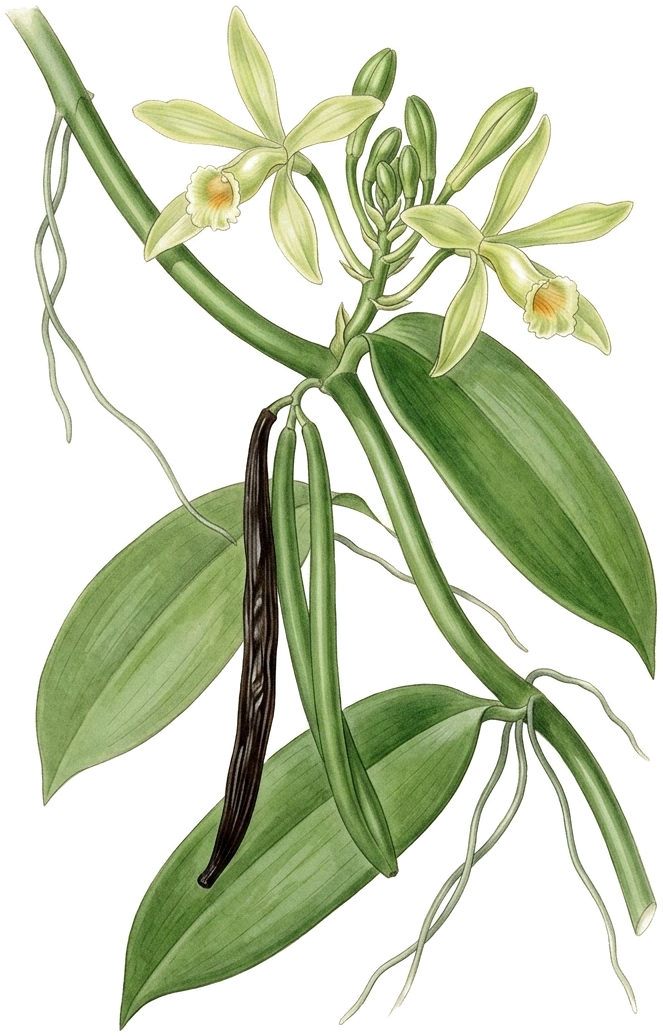
#> input picture vanilla-shop/plates/generated/gen1-watercolour.png, 663 x 1036 px, given in place of v6-vine.png, which was not available
$ python wrap.py
#> lines starting #> are read from the running program, lines starting #| are printed output that depends on the picture; pictures that were not available may be replaced by others from this repository, and a replacement may not be noted
# Soap wrap after real wrapped-bar packaging: the paper is an all-over pattern of our own vanilla vine painting
# (the tea-box art), toned into each soap's colours with grain; the type lives on a calm cream band.
import numpy as np, random
from PIL import Image, ImageFilter
G='/home/user/PersonalEventPlanner305App/vanilla-shop/plates/generated/'
O='/tmp/claude-0/-home-user-PersonalEventPlanner305App/0712b206-ea71-562e-9a83-45f8f096455f/scratchpad/soap/b2/'
SRC=['v6-vine.png','v7-vine-upright.png','v6-sprig.png','v7-vine-upright-b.png','v8-crop-vine-trail.png']
RAMP={'vanilla':('#5C3410','#C98A2E','#F6DFAE','#F1DDB5'),'rosette':('#5E1429','#C9607C','#F8D6DE','#F2D3D9'),
      'ebony':('#25201D','#6E625A','#D9CDBF','#E8E1D6'),'aloe':('#163A1E','#5E9A66','#DDEDCB','#DAE8C7')}
def hx(c): return np.array([int(c[i:i+2],16) for i in (1,3,5)],np.float32)
def tone(im,dk,md,lt):
    a=np.asarray(im).astype(np.float32); L=(0.3*a[...,0]+0.59*a[...,1]+0.11*a[...,2])/255
    L=np.clip((L-0.12)/0.8,0,1)
    c=np.where(L[...,None]<0.5, hx(dk)+(hx(md)-hx(dk))*(L[...,None]/0.5), hx(md)+(hx(lt)-hx(md))*((L[...,None]-0.5)/0.5))
    return Image.fromarray(np.dstack([c,a[...,3]]).clip(0,255).astype(np.uint8),'RGBA')
def wrap(k,W=150,H=95,K=12,seed=4):
#> called with k = 'vanilla', W = 150, H = 95, K = 12, seed = 4
    dk,md,lt,gr=RAMP[k]; w,h=W*K,H*K
    base=Image.new('RGBA',(w,h),tuple(int(v) for v in hx(gr))+(255,))
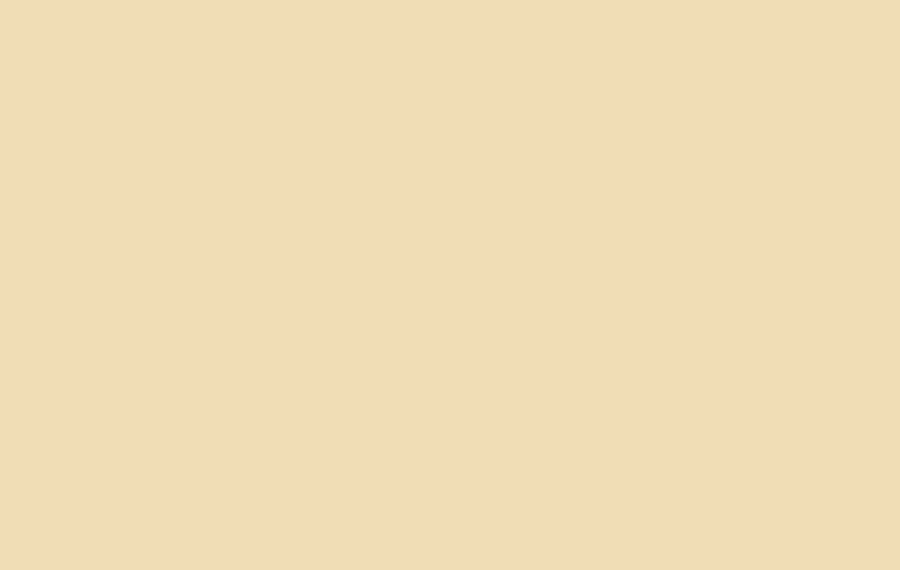
#> base: PIL image 1800x1140 RGBA (shown at 1/2 size); mean R, G, B, A 241, 221, 181, 255
    rnd=random.Random(seed)
    srcs=[tone(Image.open(G+f).convert('RGBA'),dk,md,lt) for f in SRC]
#> in tone, `L = (0.3 * a[..., 0] + 0.59 * a[..., 1] + 0.11 * a[..., 2]) / 255`:
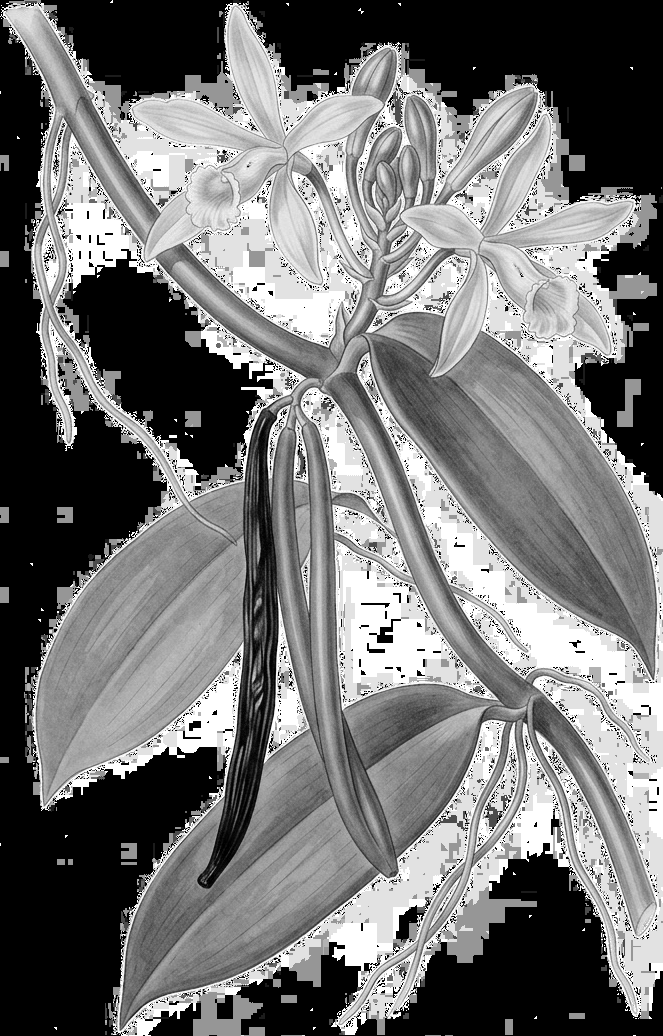
#> L: shape (1036, 663) float32; min 0, max 1, mean 0.46
#> in tone, `c=np.where(L[...,None]<0.5, hx(dk)+(hx(md)-hx(dk))*(L[...,None]/0.5), ..`:
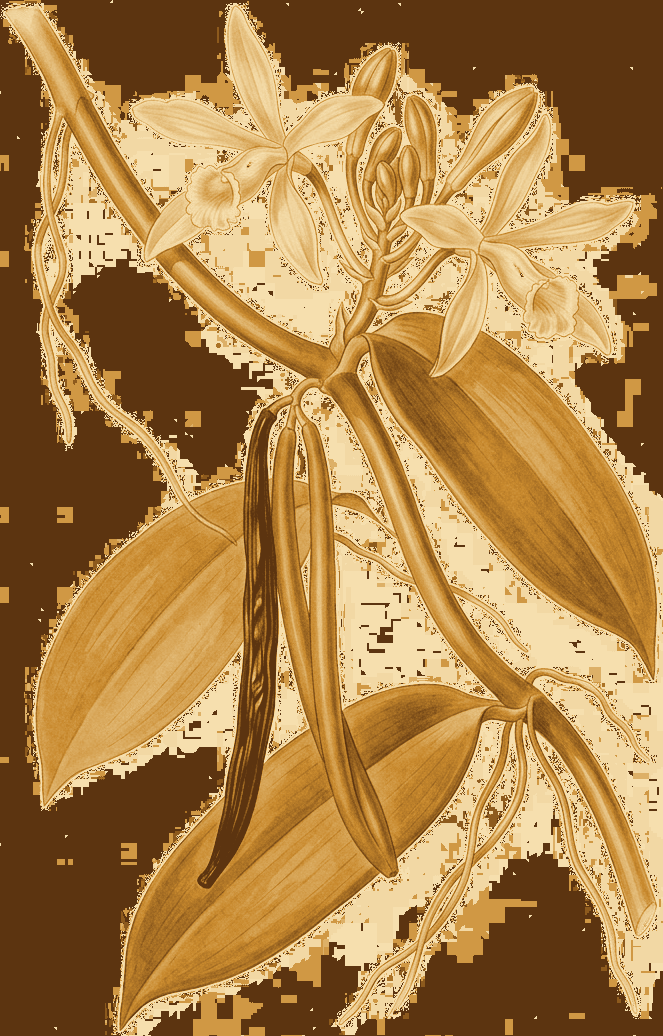
#> c: shape (1036, 663, 3) float32; mean of channels 0, 1, 2 174.3, 130.7, 72.7; drawn as R, G, B
#> in tone, `return Image.fromarray(np.dstack([c,a[...,3]]).clip(0,255).astype(np.u..`:
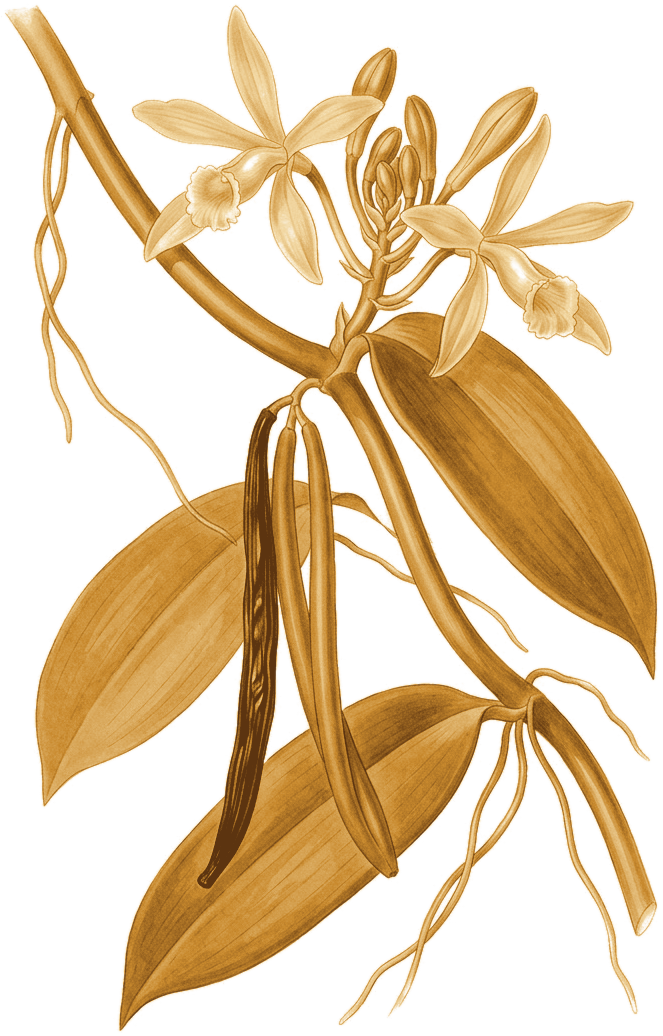
#> returned value: PIL image 663x1036 RGBA; mean R, G, B, A 173.4, 130.8, 72.5, 106.3; transparent parts drawn white
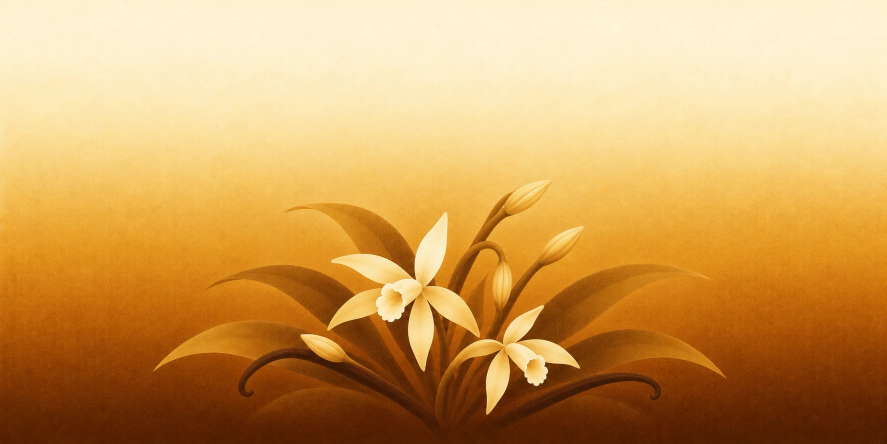
#> input picture vanilla-shop/plates/generated/v10-extract-02-honey.webp, 1774 x 887 px, given in place of v7-vine-upright.png, which was not available (shown at 1/2 size)
#> call 2 of tone, with dk = '#5C3410', md = '#C98A2E', lt = '#F6DFAE'
#> in tone (call 2), `L=np.clip((L-0.12)/0.8,0,1)`:
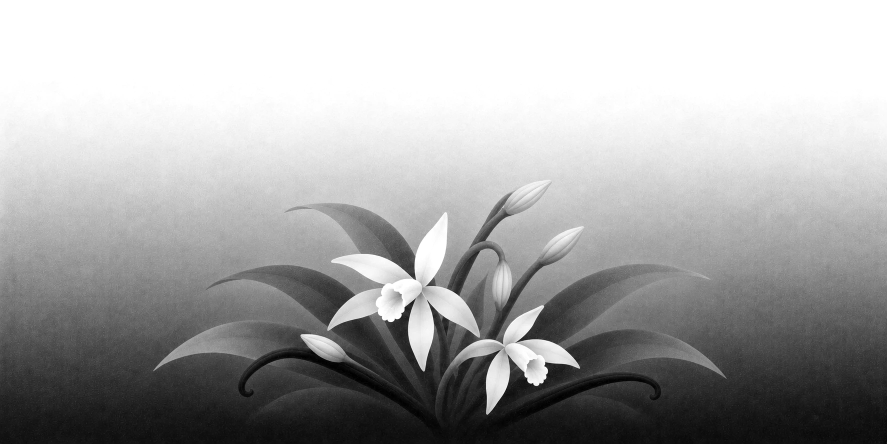
#> L: shape (887, 1774) float32 (shown at 1/2 size); min 0, max 1, mean 0.657
#> in tone (call 2), `c=np.where(L[...,None]<0.5, hx(dk)+(hx(md)-hx(dk))*(L[...,None]/0.5), ..`:
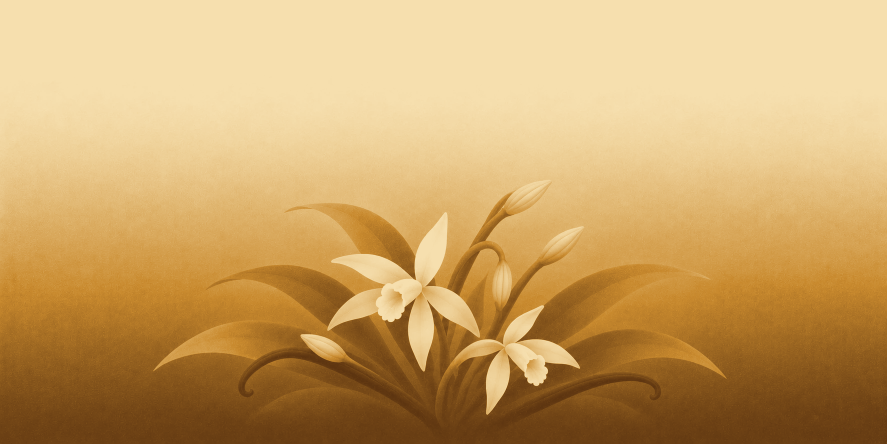
#> c: shape (887, 1774, 3) float32 (shown at 1/2 size); mean of channels 0, 1, 2 204, 164.7, 103.5; drawn as R, G, B
    # a loose half-drop repeat of sprays, varied in size and angle, as on a printed wrapping paper
    for row in range(-1,4):
        for col in range(-1,5):
            im=srcs[(row*3+col)%len(srcs)]
            s=rnd.uniform(0.9,1.1)*K*58/max(im.size)
            sp=im.resize((int(im.size[0]*s),int(im.size[1]*s)),Image.LANCZOS).rotate(rnd.uniform(-35,35)+(row%2)*180,expand=True,resample=Image.BICUBIC)
            x=int((col*50+(row%2)*25+rnd.uniform(-4,4))*K-sp.size[0]/2); y=int((row*36+rnd.uniform(-3,3))*K-sp.size[1]/2)
            base.alpha_composite(sp,(x,y)) if 0<=x and 0<=y and x+sp.size[0]<=w and y+sp.size[1]<=h else base.paste(sp,(x,y),sp)
    a=np.asarray(base.convert('RGB')).astype(np.float32)
    rng=np.random.default_rng(seed)
    mott=np.asarray(Image.fromarray((rng.normal(128,40,(h//90,w//90))).clip(0,255).astype(np.uint8)).resize((w,h),Image.BICUBIC)).astype(np.float32)-128
    a*= (1+0.012*mott/40)[...,None]; a+=rng.normal(0,6,(h,w,1))
    Image.fromarray(a.clip(0,255).astype(np.uint8)).save(O+f'W-{k}.png')
#> (the run stopped early here; a loop or call above may not have finished)
